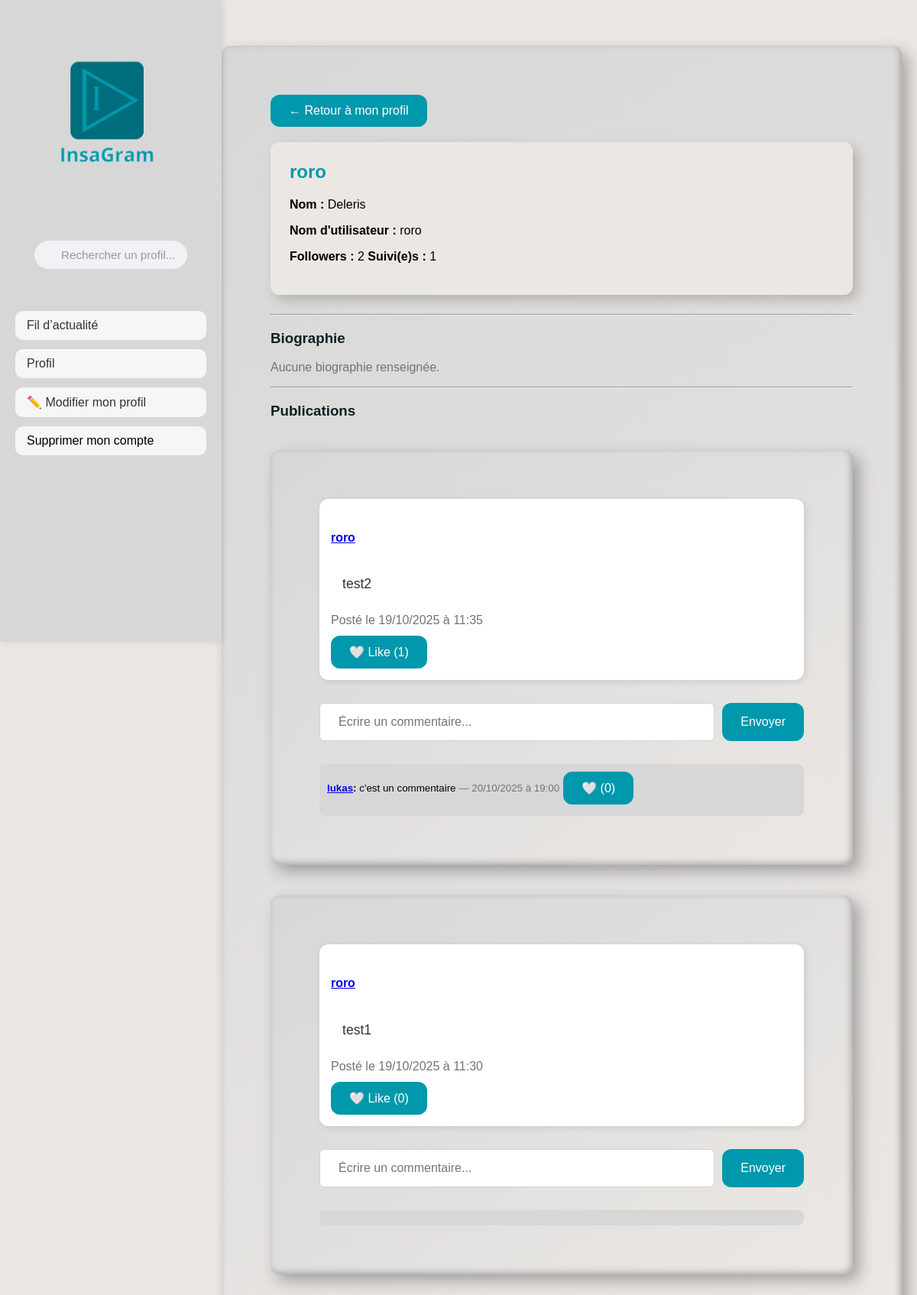
Page /user/roro on the earlier database version.
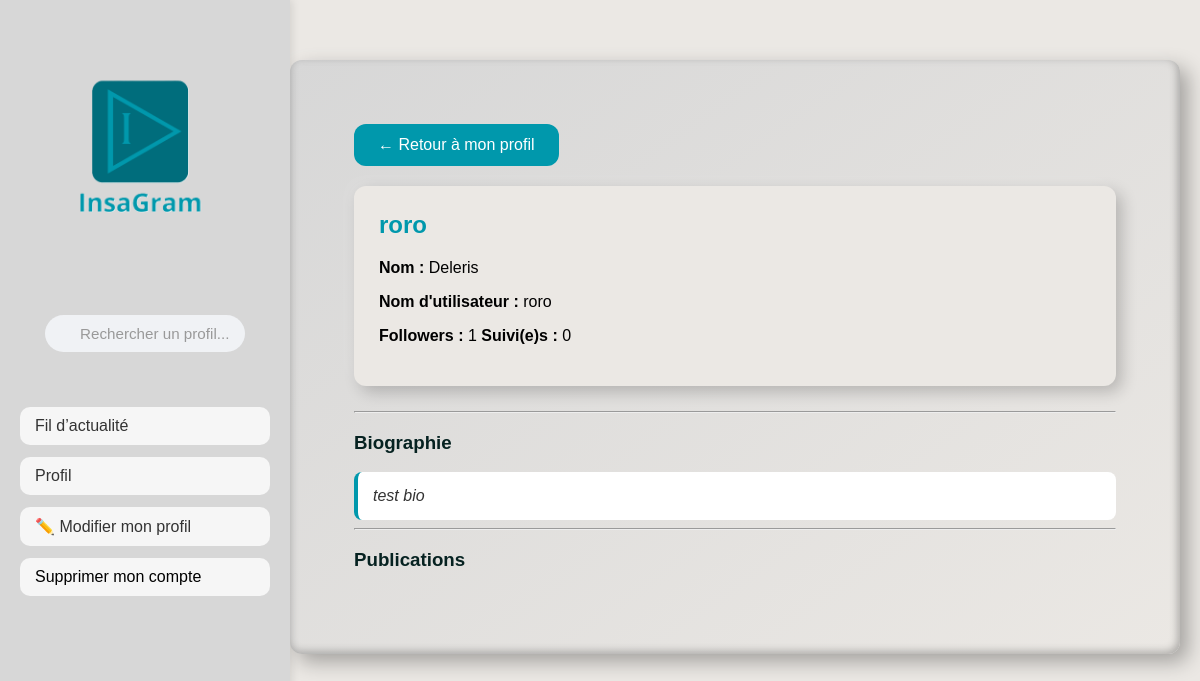
Same page on the later database version.
### app.py (models this page shows, shortened)
class User(db.Model):
    id = db.Column(db.Integer, primary_key=True)
    name = db.Column(db.String(80), unique=False, nullable=False)
    username = db.Column(db.String(80), unique=True, nullable=False)
    password = db.Column(db.String(80), nullable=False)
    email = db.Column(db.String(120), unique=True, nullable=False)
    biography = db.Column(db.Text, nullable=True)
    posts = db.relationship('Post', backref='author', lazy=True)
    followed = db.relationship(
        'User',
        secondary=followers,
        primaryjoin=(followers.c.follower_id == id),
        secondaryjoin=(followers.c.followed_id == id),
        backref=db.backref('followers', lazy='dynamic'),
        lazy='dynamic'
    )
    @property
    def followers_count(self):
        return self.followers.count()
    @property
    def following_count(self):
        return self.followed.count()

class Post(db.Model):
    id = db.Column(db.Integer, primary_key=True)
    user_id = db.Column(db.Integer, db.ForeignKey('user.id'), nullable=False)
    content = db.Column(db.String(255), nullable=False)
    date_posted = db.Column(db.DateTime, default=lambda: datetime.now(PARIS))
    likes = db.relationship('Like', backref='post', lazy=True)
    comments = db.relationship('Comment', backref='post', lazy=True)

class Comment(db.Model):
    id = db.Column(db.Integer, primary_key=True)
    post_id = db.Column(db.Integer, db.ForeignKey('post.id'), nullable=False)
    user_id = db.Column(db.Integer, db.ForeignKey('user.id'), nullable=False)
    content = db.Column(db.String(255), nullable=False)
    date_posted = db.Column(db.DateTime, default=lambda: datetime.now(PARIS))
    author = db.relationship('User', backref='comments', lazy=True)
    likes = db.relationship('CommentLike', backref='comment', lazy=True)

### app.py (the view)
@app.route('/user/<username>')
def user_profile(username):
    user = User.query.filter_by(username=username).first_or_404()
    posts = Post.query.filter_by(user_id=user.id).order_by(Post.date_posted.desc()).all()
    current_user = None
    liked_post_ids = []
    liked_comment_ids = []
    if 'username' in session:
        current_user = User.query.filter_by(username=session['username']).first()
        liked_post_ids = [like.post_id for like in Like.query.filter_by(user_id=current_user.id).all()]
        liked_comment_ids = [like.comment_id for like in CommentLike.query.filter_by(user_id=current_user.id).all()]
    return render_template(
        'user_profile.html',
        user=user,
        posts=posts,
        current_user=current_user,
        liked_post_ids=liked_post_ids,
        liked_comment_ids=liked_comment_ids
    )

### templates/user_profile.html (shortened to what this page needs)
<!DOCTYPE html>
<html lang="fr">
<head>
    <link rel="stylesheet" href="{{ url_for('static', filename='style.css') }}">
</head>
<body>
<div class="sidebar">
    <img src="{{ url_for('static', filename='images/LOGO_sidebar.png') }}" alt="Logo InsaGram" class="logo">
    <div class="container-search">
        <form method="GET" action="{{ url_for('search') }}" class="search-form">
            <input
                type="text"
                name="q"
                placeholder="Rechercher un profil..."
                aria-label="Rechercher"
                class="search-input-with-icon">
        </form>
    </div>
    <nav class="sidebar-nav">
        <form action="{{ url_for('feed') }}" method="get">
            <button
                type="submit"
                class="sidebar-btn {% if request.endpoint == 'feed' %}active{% endif %}">
                Fil d’actualité
            </button>
        </form>
        <form action="{{ url_for('profile') }}" method="get">
            <button
                type="submit"
                class="sidebar-btn {% if request.endpoint == 'profile' %}active{% endif %}">
                Profil
            </button>
        </form>
        <form action="{{ url_for('edit_profile') }}" method="get">
            <button
                type="submit"
                class="sidebar-btn">
                ✏️ Modifier mon profil
            </button>
        </form>
        <form action="{{ url_for('delete_account') }}" method="get">
            <button
                type="submit"
                class="sidebar-btn btn-danger">
                Supprimer mon compte
            </button>
        </form>
    </nav>
</div>
<div class="main-content bg-light">
<div class="container--lg">
    <a href="{{ url_for('profile') }}" class="btn">← Retour à mon profil</a>
    <div class="user-info">
        <h2>{{ user.username }}</h2>
        <p><b>Nom :</b> {{ user.name }}</p>
        <p><b>Nom d'utilisateur :</b> {{ user.username }}</p>
        <p>
            <b>Followers :</b> <span class="badge bg-primary">{{ user.followers_count }}</span>
            <b>Suivi(e)s :</b> <span class="badge bg-primary">{{ user.following_count }}</span>
        </p>
    </div>
    <hr>
    <h3>Biographie</h3>
    {% if user.biography %}
        <div class="biography">{{ user.biography }}</div>
    {% else %}
        <p class="text-muted">Aucune biographie renseignée.</p>
    {% endif %}
    <hr>
    <h3>Publications</h3>
        {% if posts %}
            {% for post in posts %}
                <div class="container--lg posts-container" id="posts-container" style="display: flex; flex-direction: column; gap: 20px;">
                    <div class="post-card" data-post-id="{{ post.id }}" style="display: flex; gap: 15px; align-items: flex-start;">
                        <div style="flex: 1; background-color: #ffffff; padding: 15px; border-radius: var(--radius-md); box-shadow: 2px 2px 8px rgba(0,0,0,0.1);">
                            <div style="font-size: 1.2rem; margin-bottom: 10px;">
                                <h5 class="card-title mb-2">
                                    <a href="{{ url_for('user_profile', username=post.author.username) }}" class="text-decoration-none text-dark">
                                        {{ post.author.username }}
                                    </a>
                                </h5>
                                <p class="post-content">{{ post.content }}</p>
                                <small class="text-muted">Posté le {{ post.date_posted.strftime('%d/%m/%Y à %H:%M') }}</small>
                            </div>
                                <div style="display: flex; gap: 10px; margin-top: 10px;">
                                    {% set liked = post.id in liked_post_ids %}
                                    <form action="{{ url_for('like_post', post_id=post.id) }}" method="POST" style="display:inline;">
                                        <button type="submit" class="btn btn-sm {% if liked %}btn-danger{% else %}btn-outline-danger{% endif %}">
                                            {% if liked %}❤️{% else %}🤍{% endif %} Like ({{ post.likes | length }})
                                        </button>
                                    </form>
                                </div>
                        </div>
                    </div>
                    <form action="{{ url_for('create_comment', post_id=post.id) }}" method="POST" style="display: flex; width: 100%; gap: 10px; margin-top: 10px;">
                        <input type="text" name="content" class="form-control form-control-sm" placeholder="Écrire un commentaire..." style="flex: 1; min-width: 0;">
                        <button type="submit" class="btn btn-sm btn-primary">Envoyer</button>
                    </form>
                    <div style="background-color: var(--background-2); padding: 10px; border-radius: var(--radius-sm); margin-top: 10px;">
                        {% for comment in post.comments %}
                        <div style="margin-bottom: 5px; display: flex; align-items: center; gap: 5px;">
                            <small class="comment-text">
                                <b><a href="{{ url_for('user_profile', username=comment.author.username) }}" class="text-decoration-none text-dark">{{ comment.author.username }}</a>:</b> {{ comment.content }}
                                <span class="text-muted">— {{ comment.date_posted.strftime('%d/%m/%Y à %H:%M') }}</span>
                            </small>
                                {% set liked_comment = comment.id in liked_comment_ids %}
                                <form action="{{ url_for('like_comment', comment_id=comment.id) }}" method="POST" style="display:inline;">
                                    <button type="submit" class="btn btn-sm {% if liked_comment %}btn-danger{% else %}btn-outline-danger{% endif %}">
                                        {% if liked_comment %}❤️{% else %}🤍{% endif %} ({{ comment.likes | length }})
                                    </button>
                                </form>
                        </div>
                        {% endfor %}
                    </div>
                </div>
            {% endfor %}
        {% endif %}
</div>
</div>
</body>
</html>

### static/style.css (style rules this page uses)
:root { --background: rgb(235, 232, 228); --background-2: rgb(215, 215, 215); --bleu-ombre: #00485280; --bleu-1: #006d7cff; --bleu-2: #0098acff; --bleu-3: #00c7e153; --vert-ombre: #193e0068; --vert-1: #327c01ff; --vert-2: #46b000ff; --vert-3: #54d30046; --radius-sm: 8px; --radius-md: 12px; --radius-lg: 18px; --soft: rgba(0,127,127,0.06); --text: #062221ff; }
body { font-family: Arial, sans-serif; background-color: var(--background); display: block; margin: 0 auto; width: 100%; max-width: 1200px; min-height: 100vh; overflow-x: hidden; }
.sidebar { position: fixed; top: 0; left: 0; height: 100vh; width: 250px; background-color: var(--background-2); padding: 20px; box-shadow: 2px 0 8px rgba(0,0,0,0.1); display: flex; flex-direction: column; gap: 15px; z-index: 100; }
.sidebar-nav { display: flex; flex-direction: column; gap: 12px; width: 100%; margin-top: 20px; }
.sidebar-btn { display: block; width: 100%; background-color: #f6f6f6; border: none; color: #333; font-size: 1rem; font-weight: 500; padding: 10px 15px; border-radius: 10px; cursor: pointer; text-align: left; transition: all 0.3s ease; }
.sidebar-btn.btn-danger { width: 100%; background-color: #f6f6f6; color: #000000; }
.sidebar-nav form { width: 100%; }
.main-content { margin-left: 270px; padding: 20px; }
.container-search { width: 100%; display: flex; justify-content: center; align-items: center; margin: 20px 0; }
.search-form { position: relative; width: 80%; max-width: 220px; display: flex; justify-content: center; }
.search-input-with-icon { width: 100%; padding: 10px 15px 10px 35px; background-color: #f0f2f5; border: none; border-radius: 25px; font-size: 0.95rem; color: #333; text-align: left; transition: all 0.3s ease; outline: none; }
.search-input-with-icon::placeholder { color: #999; }
.container--lg { background: linear-gradient(145deg, var(--background-2), var(--background)); max-width: 2000px; padding: 64px; margin: 40px auto; text-align: left; box-shadow: 8px 8px 20px rgba(0, 0, 0, 0.3), -8px -8px 20px rgba(255, 255, 255, 0.1), inset 2px 2px 8px rgba(255, 255, 255, 0.2), inset -2px -2px 8px rgba(0, 0, 0, 0.3); border-radius: var(--radius-md); }
img.logo { width: 240px; margin-bottom: 20px; }
.btn { background-color: var(--bleu-2); color: white; padding: 12px 24px; border: none; border-radius: var(--radius-md); font-size: 16px; cursor: pointer; transition: background-color 0.3s, transform 0.2s; text-decoration: none; display: inline-block; }
.btn:link, .btn:visited, .btn:hover, .btn:active { text-decoration: none !important; }

### templates/user_profile.html (style rules this page uses)
.user-info { background-color: var(--background); border-radius: var(--radius-md); box-shadow: 6px 6px 16px rgba(0, 0, 0, 0.2), -6px -6px 16px rgba(255, 255, 255, 0.1); padding: 25px; margin-bottom: 25px; margin-top: 20px; }
.user-info h2 { margin-top: 0; color: var(--bleu-2); }
.biography { background-color: #ffffff; border-left: 4px solid var(--bleu-2); border-radius: var(--radius-sm); padding: 15px; font-style: italic; color: #333; white-space: pre-line; }
h2, h3 { color: var(--text); }

Differences in the rows shown:
no longer on this page (row edited): Post: author.username "roro", content "test2", date_posted "19/10/2025 à 11:35", likes|length "1"
no longer on this page (row edited): Comment: author.username "lukas", content "c'est un commentaire", date_posted "20/10/2025 à 19:00", likes|length "0"
no longer on this page (row edited): Post: author.username "roro", content "test1", date_posted "19/10/2025 à 11:30", likes|length "0"
changed User "roro": biography (not shown) → "test bio"
Other differences:
{{ user.followers_count }}: "2" → "1"
{{ user.following_count }}: "1" → "0"
text no longer shown: "Aucune biographie renseignée."
